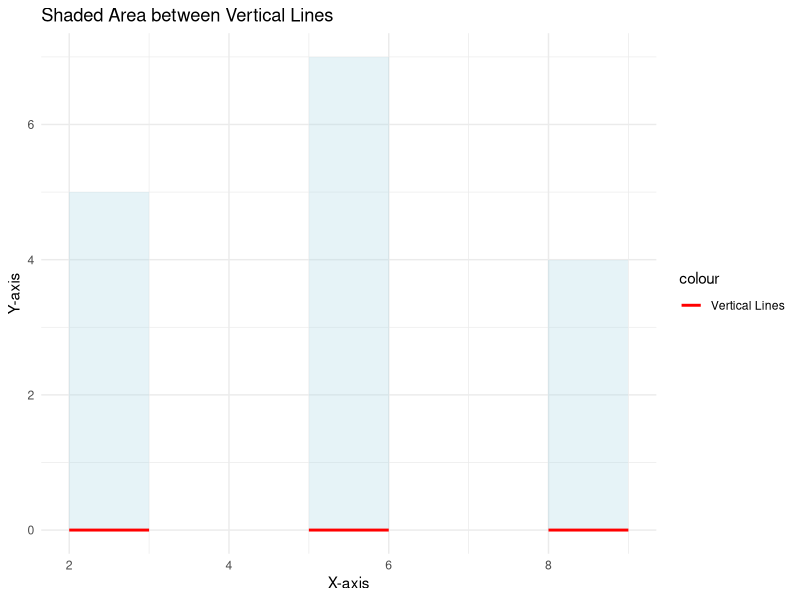

Generate this figure with R:
#Plot Shaded Area between vertical lines in R.

# Load the required library
library(ggplot2)

# Create a sample data frame with vertical lines
lines_data <- data.frame(
  x_start = c(2, 5, 8),
  x_end = c(3, 6, 9),
  y = c(0, 0, 0)
)

# Create a sample data frame for shading area
shade_data <- data.frame(
  x_start = c(2, 5, 8),
  x_end = c(3, 6, 9),
  y_min = c(0, 0, 0),
  y_max = c(5, 7, 4)
)

# Plot the shaded area and vertical lines
ggplot() +
  geom_rect(data = shade_data, aes(xmin = x_start, xmax = x_end, ymin = y_min, ymax = y_max), fill = "lightblue", alpha = 0.3) +
  geom_segment(data = lines_data, aes(x = x_start, xend = x_end, y = y, yend = y, color = "Vertical Lines"), size = 1) +
  scale_color_manual(values = "red") +
  theme_minimal() +
  labs(title = "Shaded Area between Vertical Lines", x = "X-axis", y = "Y-axis")







